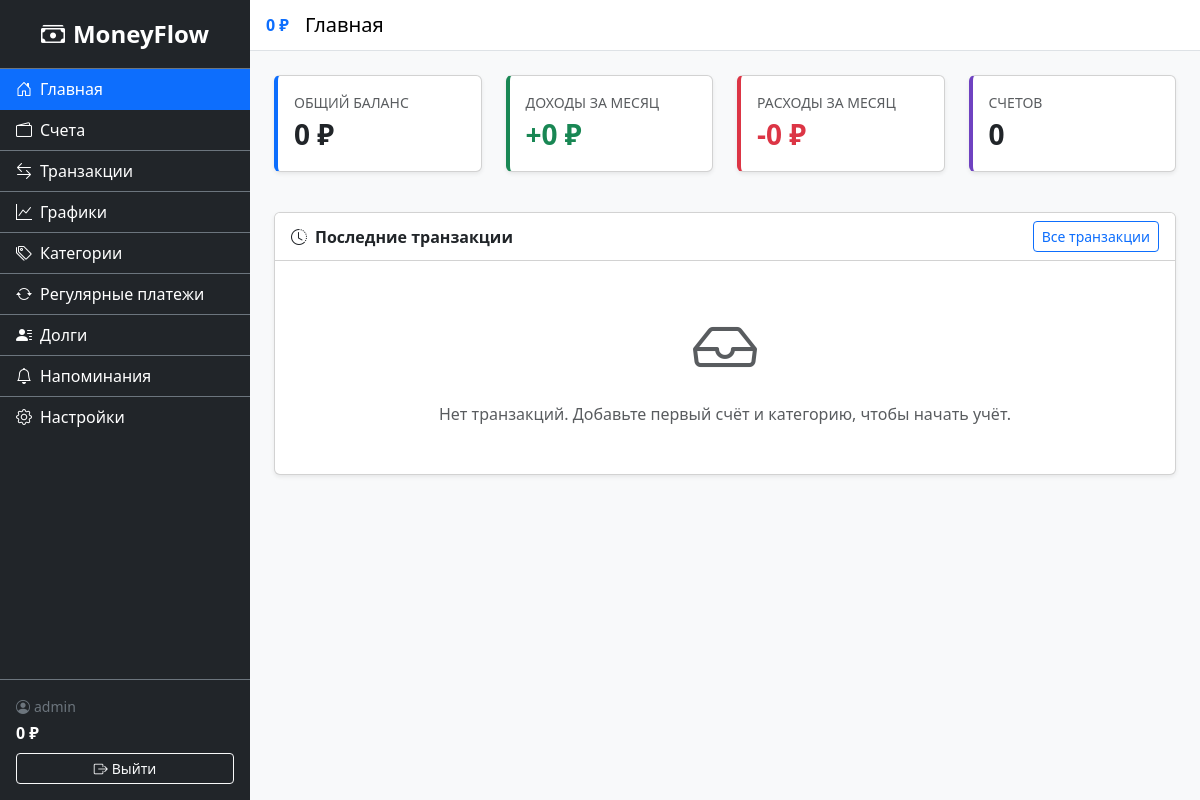
The app's page / (signed in), older data.
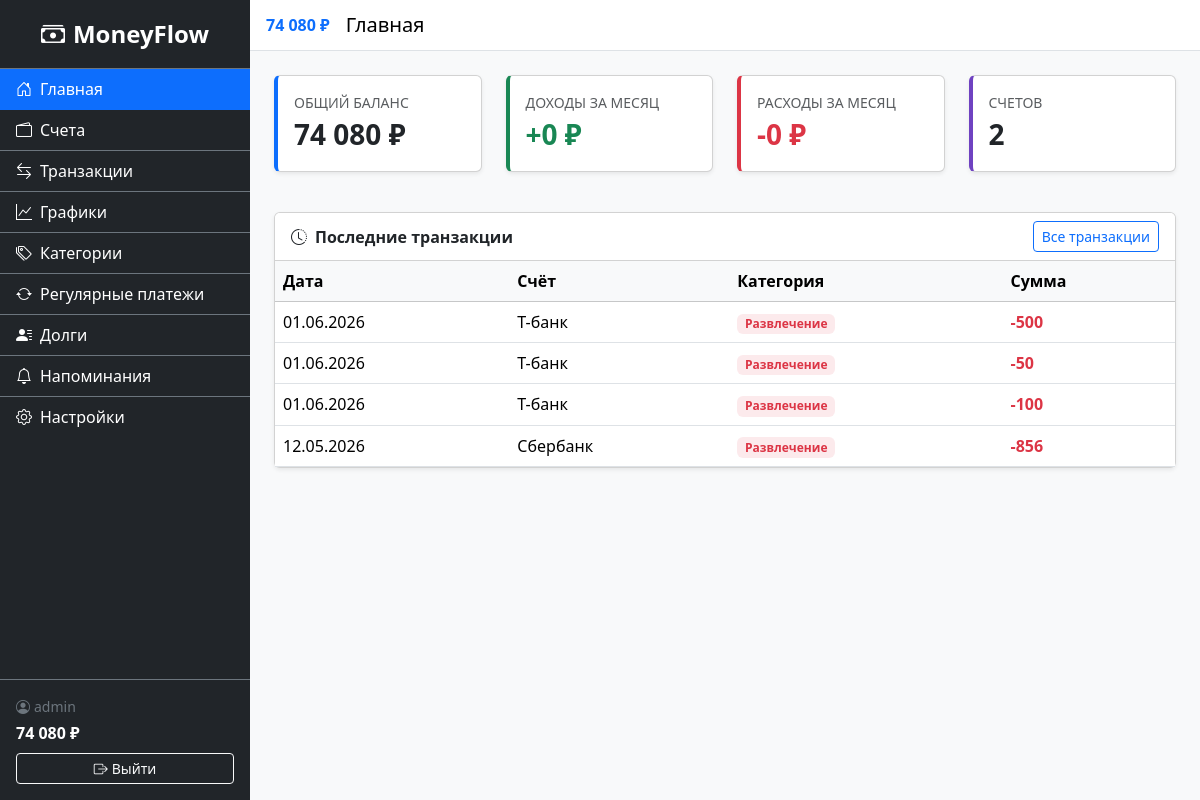
The same page, newer data.
### finance/models.py (models this page shows, shortened)
class Transaction(models.Model):
    class TransactionType(models.TextChoices):
        INCOME = 'income', 'Доход'
        EXPENSE = 'expense', 'Расход'
    user = models.ForeignKey(settings.AUTH_USER_MODEL, on_delete=models.CASCADE, related_name='transactions')
    account = models.ForeignKey(Account, on_delete=models.CASCADE, related_name='transactions', verbose_name='Счёт')
    category = models.ForeignKey(Category, on_delete=models.SET_NULL, null=True, blank=True, related_name='transactions', verbose_name='Категория')
    type = models.CharField('Тип', max_length=7, choices=TransactionType.choices)
    amount = models.DecimalField('Сумма', max_digits=12, decimal_places=2, validators=[MinValueValidator(Decimal('0.01'))])
    date = models.DateField('Дата')
    description = models.CharField('Описание', max_length=255, blank=True)
    created_at = models.DateTimeField('Дата создания', auto_now_add=True)
    class Meta:
        verbose_name = 'Транзакция'
        verbose_name_plural = 'Транзакции'
        ordering = ['-date', '-created_at']

class Account(models.Model):
    class AccountType(models.TextChoices):
        CASH = 'cash', 'Наличные'
        CARD = 'card', 'Банковская карта'
        DEPOSIT = 'deposit', 'Вклад'
        CREDIT = 'credit', 'Кредитная карта'
    user = models.ForeignKey(settings.AUTH_USER_MODEL, on_delete=models.CASCADE, related_name='accounts')
    name = models.CharField('Название', max_length=100)
    balance = models.DecimalField('Баланс', max_digits=12, decimal_places=2, default=Decimal('0.00'))
    type = models.CharField('Тип', max_length=10, choices=AccountType.choices, default=AccountType.CARD)
    currency = models.CharField('Валюта', max_length=3, default='RUB')
    is_favorite = models.BooleanField('Избранный', default=False)
    created_at = models.DateTimeField('Дата создания', auto_now_add=True)
    class Meta:
        verbose_name = 'Счёт'
        verbose_name_plural = 'Счета'
        ordering = ['name']

class Category(models.Model):
    class CategoryType(models.TextChoices):
        INCOME = 'income', 'Доход'
        EXPENSE = 'expense', 'Расход'
    user = models.ForeignKey(settings.AUTH_USER_MODEL, on_delete=models.CASCADE, related_name='categories')
    name = models.CharField('Название', max_length=100)
    type = models.CharField('Тип', max_length=7, choices=CategoryType.choices)
    parent = models.ForeignKey('self', on_delete=models.CASCADE, null=True, blank=True, related_name='subcategories', verbose_name='Родительская категория')
    class Meta:
        verbose_name = 'Категория'
        verbose_name_plural = 'Категории'
        ordering = ['type', 'name']

### accounts/views.py (the view)
# urls.py: path('', views.home, name='home'),
@login_required
def home(request):
    today = date.today()
    first_day_of_month = today.replace(day=1)
    total_balance = Account.objects.filter(user=request.user).aggregate(
        total=Sum('balance')
    )['total'] or 0
    monthly_income = Transaction.objects.filter(
        user=request.user,
        type=Transaction.TransactionType.INCOME,
        date__gte=first_day_of_month,
    ).aggregate(total=Sum('amount'))['total'] or 0
    monthly_expense = Transaction.objects.filter(
        user=request.user,
        type=Transaction.TransactionType.EXPENSE,
        date__gte=first_day_of_month,
    ).aggregate(total=Sum('amount'))['total'] or 0
    recent_transactions = Transaction.objects.filter(
        user=request.user
    ).select_related('account', 'category').order_by('-date', '-created_at')[:5]
    context = {
        'total_balance': total_balance,
        'monthly_income': monthly_income,
        'monthly_expense': monthly_expense,
        'recent_transactions': recent_transactions,
        'account_count': Account.objects.filter(user=request.user).count(),
    }
    return render(request, 'accounts/home.html', context)

### finance/context_processors.py (called while the page is built)
def total_balance(request):
    if request.user.is_authenticated:
        balance = Account.objects.filter(user=request.user).aggregate(
            total=Sum('balance')
        )['total'] or 0
        return {'sidebar_balance': balance}
    return {'sidebar_balance': 0}

### finance/templatetags/finance_tags.py (called while the page is built)
@register.filter
def spaced(value):
    if value is None:
        return '0'
    num = float(value)
    is_neg = num < 0
    num = abs(num)
    int_part = int(num)
    frac = num - int_part
    int_str = str(int_part)
    result = ''
    while int_str:
        if len(int_str) <= 3:
            result = int_str + result
            int_str = ''
        else:
            result = ' ' + int_str[-3:] + result
            int_str = int_str[:-3]
    if frac >= 0.005:
        result += f'{frac:.2f}'[1:]
    return ('-' if is_neg else '') + result

### accounts/templates/accounts/home.html (shortened to what this page needs)
{% extends 'base.html' %}
{% load finance_tags %}
{% block page_title %}Главная{% endblock %}
{% block content %}
<div class="row mb-4">
    <div class="col-md-3 col-sm-6 mb-3">
        <div class="card card-stats balance shadow-sm h-100">
            <div class="card-body">
                <div class="text-muted small text-uppercase">Общий баланс</div>
                <div class="fs-3 fw-bold">{{ total_balance|spaced }} ₽</div>
            </div>
        </div>
    </div>
    <div class="col-md-3 col-sm-6 mb-3">
        <div class="card card-stats income shadow-sm h-100">
            <div class="card-body">
                <div class="text-muted small text-uppercase">Доходы за месяц</div>
                <div class="fs-3 fw-bold text-success">+{{ monthly_income|spaced }} ₽</div>
            </div>
        </div>
    </div>
    <div class="col-md-3 col-sm-6 mb-3">
        <div class="card card-stats expense shadow-sm h-100">
            <div class="card-body">
                <div class="text-muted small text-uppercase">Расходы за месяц</div>
                <div class="fs-3 fw-bold text-danger">-{{ monthly_expense|spaced }} ₽</div>
            </div>
        </div>
    </div>
    <div class="col-md-3 col-sm-6 mb-3">
        <div class="card card-stats shadow-sm h-100" style="border-left-color: #6f42c1;">
            <div class="card-body">
                <div class="text-muted small text-uppercase">Счетов</div>
                <div class="fs-3 fw-bold">{{ account_count }}</div>
            </div>
        </div>
    </div>
</div>
<div class="row">
    <div class="col-12">
        <div class="card shadow-sm">
            <div class="card-header bg-white d-flex justify-content-between align-items-center">
                <span class="fw-semibold"><i class="bi bi-clock-history me-2"></i>Последние транзакции</span>
                <a href="{% url 'finance:transaction_list' %}" class="btn btn-outline-primary btn-sm">Все транзакции</a>
            </div>
            <div class="card-body p-0">
                {% if recent_transactions %}
                <div class="table-responsive">
                    <table class="table table-hover mb-0">
                        <thead class="table-light">
                            <tr>
                                <th>Дата</th>
                                <th>Счёт</th>
                                <th>Категория</th>
                                <th>Сумма</th>
                            </tr>
                        </thead>
                        <tbody>
                            {% for txn in recent_transactions %}
                            <tr>
                                <td>{{ txn.date|date:'d.m.Y' }}</td>
                                <td>{{ txn.account.name }}</td>
                                <td>
                                    {% if txn.category %}
                                    <span class="badge {% if txn.type == 'income' %}bg-success{% else %}bg-danger{% endif %} bg-opacity-10 text-{% if txn.type == 'income' %}success{% else %}danger{% endif %}">
                                        {{ txn.category.name }}
                                    </span>
                                    {% else %}
                                    <span class="text-muted">—</span>
                                    {% endif %}
                                </td>
                                <td class="fw-bold {% if txn.type == 'income' %}text-success{% else %}text-danger{% endif %}">
                                    {% if txn.type == 'income' %}+{% else %}-{% endif %}{{ txn.amount|spaced }}
                                </td>
                            </tr>
                            {% endfor %}
                        </tbody>
                    </table>
                </div>
                {% else %}
                <div class="text-center text-muted py-5">
                    <i class="bi bi-inbox display-3 d-block mb-3"></i>
                    Нет транзакций. Добавьте первый счёт и категорию, чтобы начать учёт.
                </div>
                {% endif %}
            </div>
        </div>
    </div>
</div>
{% endblock %}

### templates/base.html (shortened to what the changed rows need)
<!DOCTYPE html>
<html lang="ru">
<head>
    <link href="https://cdn.jsdelivr.net/npm/bootstrap@5.3.3/dist/css/bootstrap.min.css" rel="stylesheet">
    <link rel="stylesheet" href="https://cdn.jsdelivr.net/npm/bootstrap-icons@1.11.3/font/bootstrap-icons.css">
    {% load static %}
    {% load finance_tags %}
    <link rel="stylesheet" href="{% static 'css/styles.css' %}">
    <link rel="stylesheet" href="{% static 'css/dark-theme.css' %}" id="dark-theme" disabled>
</head>
<body>
    <div class="d-flex" id="wrapper">
        <div class="sidebar bg-dark text-white" id="sidebar-wrapper">
            <div class="sidebar-footer border-top border-secondary p-3 mt-auto">
                <span class="d-block small text-secondary">
                    <i class="bi bi-person-circle me-1"></i>{{ user.username }}
                </span>
                <span class="d-block fw-bold text-white fs-6 mt-1">
                    {{ sidebar_balance|spaced }} ₽
                </span>
                <form method="post" action="{% url 'accounts:logout' %}" class="mt-2">
                    <button type="submit" class="btn btn-outline-light btn-sm w-100">
                    </button>
                </form>
            </div>
        </div>
        <div id="page-content-wrapper" class="flex-grow-1">
            <nav class="navbar navbar-expand navbar-light bg-white border-bottom px-3">
                <span class="fw-bold me-3 text-primary">{{ sidebar_balance|spaced }} ₽</span>
                <span class="navbar-brand mb-0 h1 me-auto">{% block page_title %}Главная{% endblock %}</span>
            </nav>
            <div class="container-fluid p-4">
                {% block content %}{% endblock %}
            </div>
        </div>
    </div>
</body>
</html>

Row changes from the older to the newer data that the page shows:
added Transaction: date "01.06.2026", account.name "Т-банк", category.name "Развлечение", amount|spaced "500"
added Transaction: date "01.06.2026", account.name "Т-банк", category.name "Развлечение", amount|spaced "50"
added Transaction: date "01.06.2026", account.name "Т-банк", category.name "Развлечение", amount|spaced "100"
added Transaction: date "12.05.2026", account.name "Сбербанк", category.name "Развлечение", amount|spaced "856"
Text that changed along with them:
{{ sidebar_balance|spaced }}: "0" → "74 080"
{{ total_balance|spaced }}: "0" → "74 080"
{{ account_count }}: "0" → "2"
text no longer shown: "Нет транзакций. Добавьте первый счёт и категорию, чтобы начать учёт."
text now shown: "Дата Счёт Категория Сумма"
